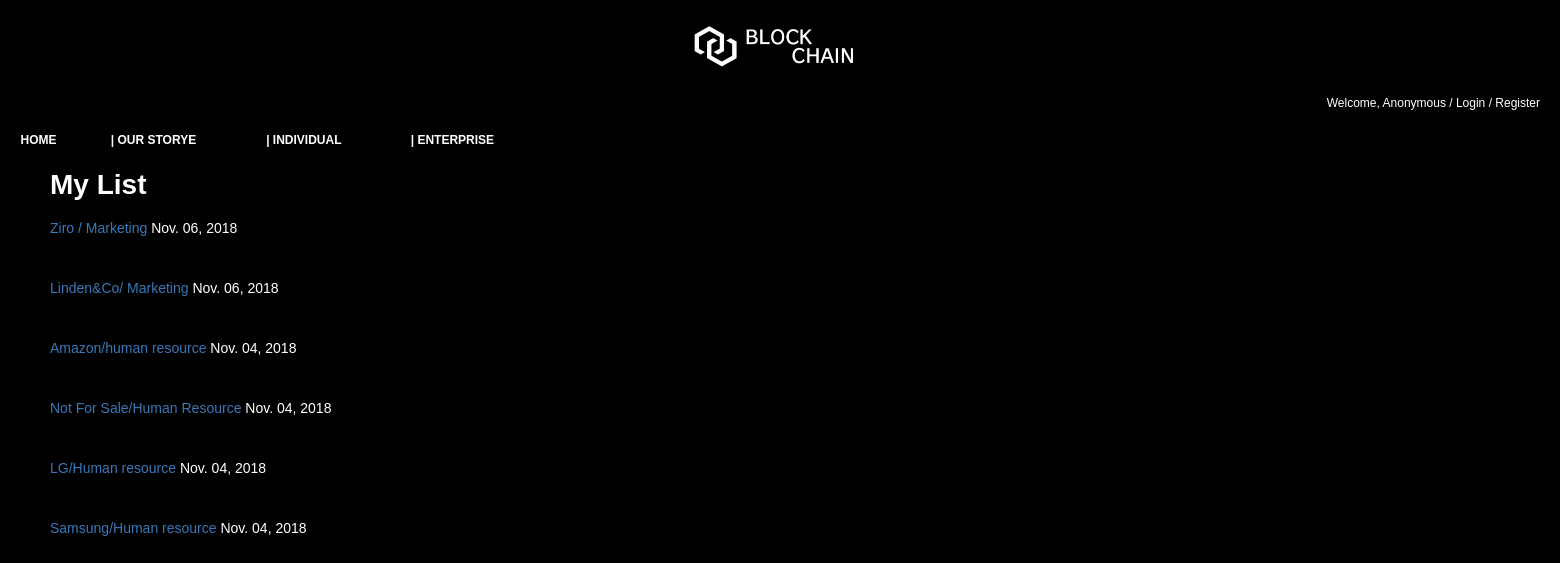
The app's page /individual/ with its own data.
### individual/models.py (models this page shows, shortened)
class Post(models.Model):
    title       = models.CharField('TITLE', max_length=50)
    slug        = models.SlugField('SLUG', unique=True, allow_unicode=True, help_text='one word for title alias.')
    description = models.CharField('DESCRIPTION', max_length=100, blank=True, null=True, help_text='Request detail.')
    create_date = models.DateTimeField('Create Date', auto_now_add=True)
    modify_date = models.DateTimeField('Modify Date', auto_now=True)
    content = models.TextField('CONTENT')
    class Meta:
        verbose_name = 'post'
        verbose_name_plural = 'posts'
        db_table = 'my_posts'
        ordering = ('-modify_date',)
    def get_absolute_url(self):
        return reverse('individual:post_detail', args=(self.slug,))

### individual/views.py (the view)
# urls.py: path('', PostLV.as_view(), name='index'),
class PostLV(ListView):
    model = Post
    template_name = "individual/post_all.html" # post_list.html
    context_object_name = "posts" # object_list

### individual/templates/individual/post_all.html (shortened to what this page needs)
{% extends "base.html" %}
{% load staticfiles %}
{% block content %}
<div id="content">
    <h1>My List</h1>
    {% for post in posts %}
        <p>
            <a href="{{ post.get_absolute_url }}">{{ post.title }}</a>
            {{ post.modify_date|date:"N d, Y"}}
        </p>
    <br/>
    {% endfor %}
    <br/>
</div>
{% endblock %}

### templates/base.html (shortened to what this page needs)
<!DOCTYPE html>
<html lang="ko">
<head>
{% load staticfiles %}
<link rel="stylesheet" type="text/css" href="{% block stylesheet %}{% static "css/base.css" %}{% endblock %}" />
<link rel="stylesheet" type="text/css" href="{% block extrastyle %}{% endblock %}" />
<a class="navbar-brand" href="#">
</head>
<body>
<div id="logo">
    <img src="{% static 'img/blockchainlogo.jpg' %}" width='180' height='50' alt=""></a>
</div>
<div id="header">
    {% if user.is_active %}
        <h4 class="welcome">Welcome, <strong>{% firstof usr.get_short_name user.get_username %}</strong> /
                    <a href="{% url 'password_change' %}">Change Password</a> /
                    <a href="{% url 'logout' %}">Logout</a>
        </h4>
    {% else %}
        <h4 class="welcome">Welcome, Anonymous /
                    <a href="{% url 'login' %}">Login</a> /
                    <a href="{% url 'register' %}">Register</a>
        </h4>
    {% endif %}
</div>
<div id="menu">
        {% if user.is_active %}
            {% if user.last_name == 'company' %}
                <li><a href="{% url 'home' %}">&nbsp;HOME</a></li>
                <li><a href="#">|&nbsp;OUR STORYE</a></li>
                <li><a href="{% url 'ent:request_ls' %}">|&nbsp;REQUESTED LIST</a></li>
                <li><a href="{% url 'ent:approve_list' %}">|&nbsp;APPROVE LIST</a></li>
                <!-- <li><a href="#">Blog</a></li>
                <li><a href="#">Photo</a></li> -->
            {% else %}
                <li><a href="{% url 'home' %}">&nbsp;HOME</a></li>
                <li><a href="#">|&nbsp;OUR STORYE</a></li>
                <li><a href="{% url 'individual:request_add' %}">|&nbsp;REQUEST </a></li>
                <li><a href="{% url 'individual:index' %}">|&nbsp;MY LIST</a></li>
            {% endif %}
        {% else %}
            <li><a href="{% url 'home' %}">&nbsp;HOME</a></li>
            <li><a href="#">|&nbsp;OUR STORYE</a></li>
            <li><a href="#">|&nbsp;INDIVIDUAL</a></li>
            <li><a href="#">|&nbsp;ENTERPRISE</a></li>
        {% endif %}
</div>
{% block content %}{% endblock %}
</body>
</html>

### static/css/base.css (style rules this page uses)
body { font-family: "Lucida Grande", Verdana, Arial, sans-serif; font-size: 14px; background-color: black; color: white; margin:0 auto; }
div#logo { position: absolute; z-index: 1; width: 100%; left: 44%; top: 20px; height: 70px; background-color: black; }
div#header { position: absolute; top: 70px; left: 0px; height: 65px; width: 100%; display: table; background: black; }
div#menu { position: absolute; top: 120px; height: 40px; width: 34%; display: table; table-layout: table; background: black; font-size: 12px; }
div#content { position: absolute; top: 150px; left: 50px; color: white!important; right: 50px; }
.welcome { display: table-cell; vertical-align: middle; text-align: right; padding-right: 20px; color: white; font-weight: normal; font-size: 12px; }
.welcome a:link, .welcome a:visited { color: white; }
div#menu a:link, div#menu a:visited { color: white; }
div#menu > li { display: table-cell; vertical-align: middle; border-radius: 25px; text-align: center; font-weight: bold; }
a:link, a:visited { color: rgb(56, 120, 184); text-decoration: none; }

### records on screen
Post: title "Ziro / Marketing", modify_date "Nov. 06, 2018"
Post: title "Linden&Co/ Marketing", modify_date "Nov. 06, 2018"
Post: title "Amazon/human resource", modify_date "Nov. 04, 2018"
Post: title "Not For Sale/Human Resource", modify_date "Nov. 04, 2018"
Post: title "LG/Human resource", modify_date "Nov. 04, 2018"
Post: title "Samsung/Human resource", modify_date "Nov. 04, 2018"
